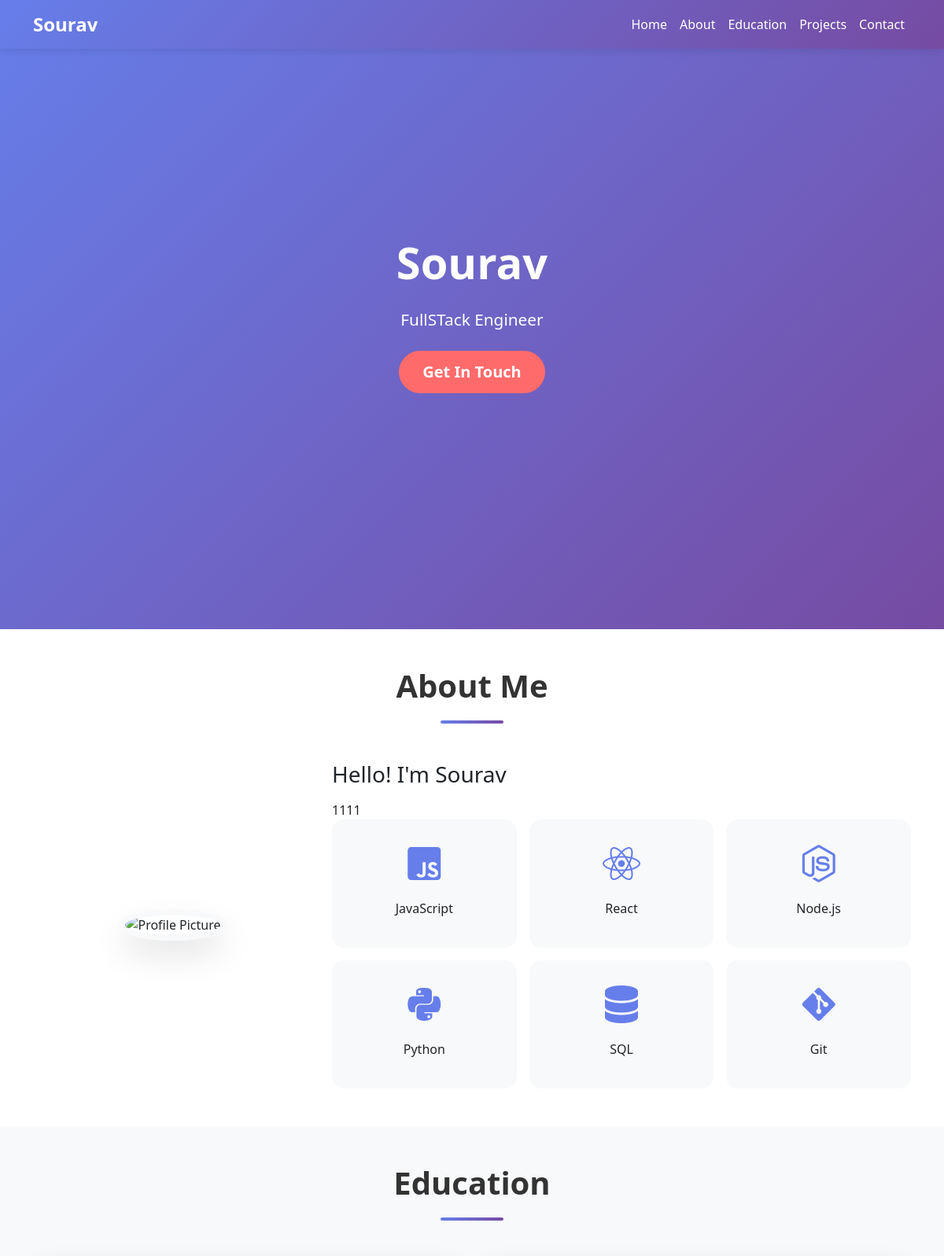
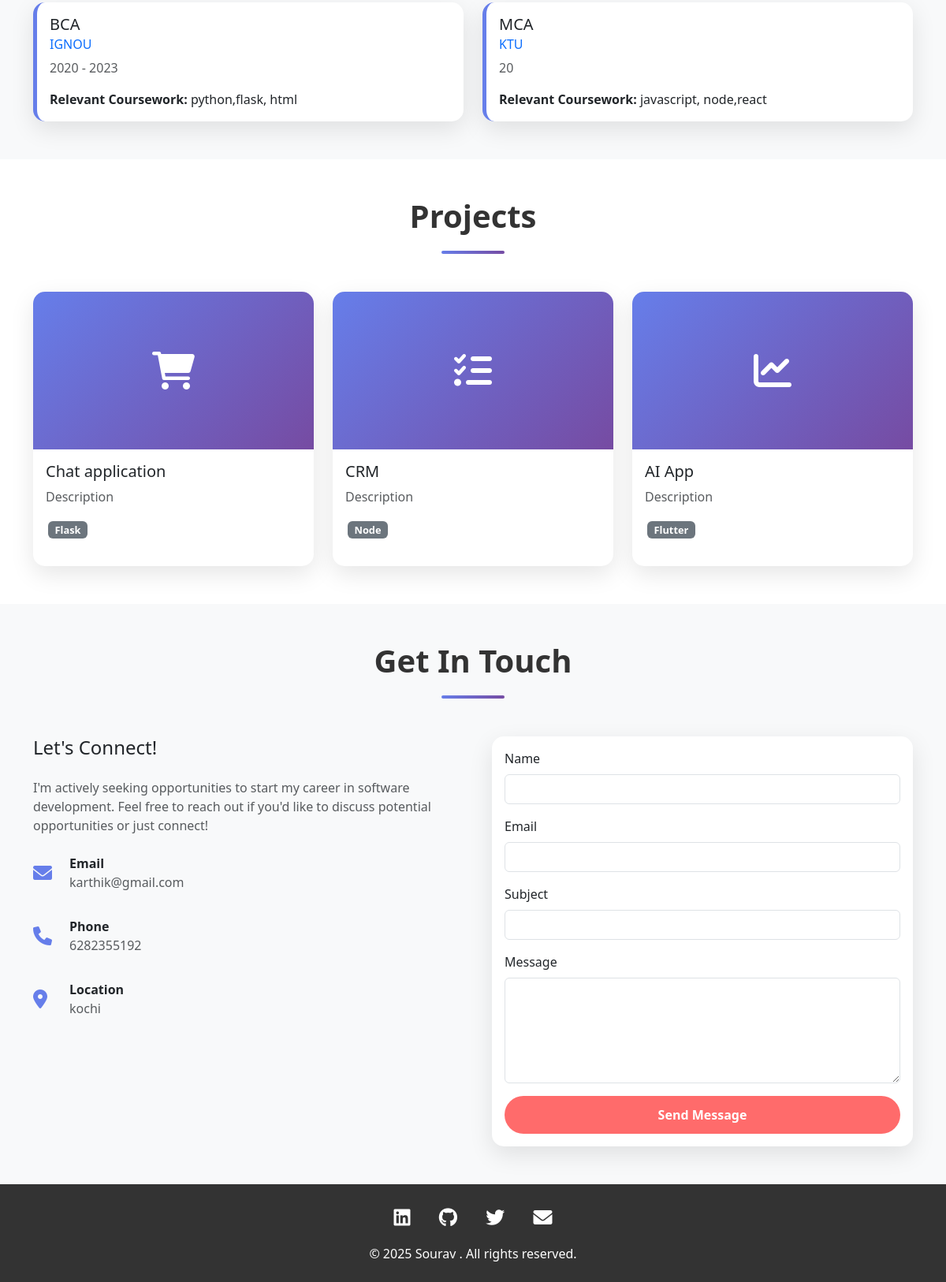
The app's page /view-portfolio/1 with its own data (2 pictures, top to bottom).
### app.py (models this page shows)
class UserDetails(db.Model):
    id = db.Column(db.Integer, primary_key=True)
    name = db.Column(db.String(100), nullable=False)
    title = db.Column(db.String(100), nullable=False)
    profile_picture = db.Column(db.String(255), nullable=False)
    program_name_1 = db.Column(db.String(100), nullable=False)
    program_1_university = db.Column(db.String(100), nullable=False)
    program1_year = db.Column(db.String(50), nullable=False)
    program1_skills = db.Column(db.Text, nullable=False)
    program_name_2 = db.Column(db.String(100), nullable=False)
    program_2_university = db.Column(db.String(100), nullable=False)
    program2_year = db.Column(db.String(50), nullable=False)
    program2_skills = db.Column(db.Text, nullable=False)
    project1_name = db.Column(db.String(100), nullable=False)
    project1_description = db.Column(db.Text, nullable=False)
    project1_skills = db.Column(db.Text, nullable=False)
    project2_name = db.Column(db.String(100), nullable=False)
    project2_description = db.Column(db.Text, nullable=False)
    project2_skills = db.Column(db.Text, nullable=False)
    project3_name = db.Column(db.String(100), nullable=False)
    project3_description = db.Column(db.Text, nullable=False)
    project3_skills = db.Column(db.Text, nullable=False)
    email = db.Column(db.String(100), nullable=False)
    location = db.Column(db.String(100), nullable=False)
    phone = db.Column(db.String(20), nullable=False)
    about_me = db.Column(db.Text, nullable=False)

### app.py (the view)
@app.route('/view-portfolio/<int:id>')
def index(id):
    user_data = UserDetails.query.get(id)
    user = {
            "name": user_data.name,
            "title": user_data.title,
            "profile_picture": user_data.profile_picture,
            "program_name_1": user_data.program_name_1,
            "program_1_university": user_data.program_1_university,
            "program1_year": user_data.program1_year,
            "program1_skills": user_data.program1_skills,
            "program_name_2": user_data.program_name_2,
            "program_2_university": user_data.program_2_university,
            "program2_year": user_data.program2_year,
            "program2_skills": user_data.program2_skills,
            "project1_name": user_data.project1_name,
            "project1_description": user_data.project1_description,
            "project1_skills": [skill.strip() for skill in user_data.project1_skills.split(",")],
            "project2_name": user_data.project2_name,
            "project2_description": user_data.project2_description,
            "project2_skills": [skill.strip() for skill in user_data.project2_skills.split(",")],
            "project3_name": user_data.project3_name,
            "project3_description": user_data.project3_description,
            "project3_skills": [skill.strip() for skill in user_data.project3_skills.split(",")],
            "email": user_data.email,
            "location": user_data.location,
            "phone": user_data.phone,
            "about_me": user_data.about_me
        }
    return render_template("portfolio.html",user=user)

### templates/portfolio.html (shortened to what this page needs)
<!DOCTYPE html>
<html lang="en">
<head>
    <link href="https://cdnjs.cloudflare.com/ajax/libs/bootstrap/5.3.0/css/bootstrap.min.css" rel="stylesheet">
    <link href="https://cdnjs.cloudflare.com/ajax/libs/font-awesome/6.0.0/css/all.min.css" rel="stylesheet">
    <link href="https://cdnjs.cloudflare.com/ajax/libs/aos/2.3.4/aos.css" rel="stylesheet">
</head>
<body>
    <nav class="navbar navbar-expand-lg navbar-dark fixed-top">
        <div class="container">
            <a class="navbar-brand" href="#home">{{user.name}}</a>
            <div class="collapse navbar-collapse" id="navbarNav">
                <ul class="navbar-nav ms-auto">
                    <li class="nav-item">
                        <a class="nav-link" href="#home">Home</a>
                    </li>
                    <li class="nav-item">
                        <a class="nav-link" href="#about">About</a>
                    </li>
                    <li class="nav-item">
                        <a class="nav-link" href="#education">Education</a>
                    </li>
                    <li class="nav-item">
                        <a class="nav-link" href="#projects">Projects</a>
                    </li>
                    <li class="nav-item">
                        <a class="nav-link" href="#contact">Contact</a>
                    </li>
                </ul>
            </div>
        </div>
    </nav>
    <section id="home" class="hero">
        <div class="container">
            <div class="row justify-content-center">
                <div class="col-lg-8" data-aos="fade-up">
                    <h1 class="display-3 mb-4">{{user.name}}</h1>
                    <p class="lead mb-4">{{user.title}}</p>
                    <a href="#contact" class="btn btn-custom btn-lg">Get In Touch</a>
                </div>
            </div>
        </div>
    </section>
    <section id="about" class="py-5">
        <div class="container">
            <h2 class="section-title" data-aos="fade-up">About Me</h2>
            <div class="row align-items-center">
                <div class="col-lg-4 text-center mb-4 mb-lg-0" data-aos="fade-right">
                    <img src="{{user.profile_picture}}"
                         alt="Profile Picture" class="profile-img">
                </div>
                <div class="col-lg-8" data-aos="fade-left">
                    <h3 class="mb-3">Hello! I'm {{user.name}}</h3>
                    {{user.about_me}}
                    <div class="row g-3">
                        <div class="col-md-4 col-sm-6">
                            <div class="skill-item">
                                <i class="fab fa-js-square"></i>
                                <h6 class="mt-2">JavaScript</h6>
                            </div>
                        </div>
                        <div class="col-md-4 col-sm-6">
                            <div class="skill-item">
                                <i class="fab fa-react"></i>
                                <h6 class="mt-2">React</h6>
                            </div>
                        </div>
                        <div class="col-md-4 col-sm-6">
                            <div class="skill-item">
                                <i class="fab fa-node-js"></i>
                                <h6 class="mt-2">Node.js</h6>
                            </div>
                        </div>
                        <div class="col-md-4 col-sm-6">
                            <div class="skill-item">
                                <i class="fab fa-python"></i>
                                <h6 class="mt-2">Python</h6>
                            </div>
                        </div>
                        <div class="col-md-4 col-sm-6">
                            <div class="skill-item">
                                <i class="fas fa-database"></i>
                                <h6 class="mt-2">SQL</h6>
                            </div>
                        </div>
                        <div class="col-md-4 col-sm-6">
                            <div class="skill-item">
                                <i class="fab fa-git-alt"></i>
                                <h6 class="mt-2">Git</h6>
                            </div>
                        </div>
                    </div>
                </div>
            </div>
        </div>
    </section>
    <section id="education" class="py-5 bg-light">
        <div class="container">
            <h2 class="section-title" data-aos="fade-up">Education</h2>
            <div class="row g-4">
                <div class="col-lg-6" data-aos="fade-up" data-aos-delay="100">
                    <div class="card education-card h-100">
                        <div class="card-body">
                            <h5 class="card-title">{{user.program_name_1}}</h5>
                            <h6 class="card-subtitle mb-2 text-primary">{{user.program_1_university}}</h6>
                            <p class="card-text text-muted mb-3">{{user.program1_year}}</p>
                            <p class="card-text">
                                <strong>Relevant Coursework:</strong> {{user.program1_skills}}
                            </p>
                        </div>
                    </div>
                </div>
                <div class="col-lg-6" data-aos="fade-up" data-aos-delay="200">
                    <div class="card education-card h-100">
                        <div class="card-body">
                            <h5 class="card-title">{{user.program_name_2}}</h5>
                            <h6 class="card-subtitle mb-2 text-primary">{{user.program_2_university}}</h6>
                            <p class="card-text text-muted mb-3">{{user.program2_year}}</p>
                            <p class="card-text">
                                <strong>Relevant Coursework:</strong> {{user.program2_skills}}
                            </p>
                        </div>
                    </div>
                </div>
            </div>
        </div>
    </section>
    <section id="projects" class="py-5">
        <div class="container">
            <h2 class="section-title" data-aos="fade-up">Projects</h2>
            <div class="row g-4">
                <div class="col-lg-4 col-md-6" data-aos="fade-up" data-aos-delay="100">
                    <div class="card">
                        <div class="project-img">
                            <i class="fas fa-shopping-cart"></i>
                        </div>
                        <div class="card-body">
                            <h5 class="card-title">{{user.project1_name}}</h5>
                            <p class="card-text text-muted">
                                {{user.project1_description}}
                            </p>
                            <div class="mb-3">
                                {% for skills in user.project1_skills %}
                                <span class="badge bg-secondary tech-badge">{{skills}}</span>
                                {% endfor %}
                            </div>
                        </div>
                    </div>
                </div>
                <div class="col-lg-4 col-md-6" data-aos="fade-up" data-aos-delay="200">
                    <div class="card">
                        <div class="project-img">
                            <i class="fas fa-tasks"></i>
                        </div>
                        <div class="card-body">
                            <h5 class="card-title">{{user.project2_name}}</h5>
                            <p class="card-text text-muted">
                                {{user.project2_description}}
                            </p>
                            <div class="mb-3">
                                {% for skills in user.project2_skills %}
                                <span class="badge bg-secondary tech-badge">{{skills}}</span>
                                {% endfor %}
                            </div>
                        </div>
                    </div>
                </div>
                <div class="col-lg-4 col-md-6" data-aos="fade-up" data-aos-delay="300">
                    <div class="card">
                        <div class="project-img">
                            <i class="fas fa-chart-line"></i>
                        </div>
                        <div class="card-body">
                            <h5 class="card-title">{{user.project3_name}}</h5>
                            <p class="card-text text-muted">
                                {{user.project3_description}}
                            </p>
                            <div class="mb-3">
                                {% for skills in user.project3_skills %}
                                <span class="badge bg-secondary tech-badge">{{skills}}</span>
                                {% endfor %}
                            </div>
                        </div>
                    </div>
                </div>
            </div>
        </div>
    </section>
    <section id="contact" class="py-5 contact-section">
        <div class="container">
            <h2 class="section-title" data-aos="fade-up">Get In Touch</h2>
            <div class="row g-5">
                <div class="col-lg-6" data-aos="fade-right">
                    <h4 class="mb-4">Let's Connect!</h4>
                    <p class="text-muted mb-4">
                        I'm actively seeking opportunities to start my career in software development.
                        Feel free to reach out if you'd like to discuss potential opportunities or just connect!
                    </p>
                    <div class="contact-item">
                        <i class="fas fa-envelope"></i>
                        <div>
                            <strong>Email</strong><br>
                            <span class="text-muted">{{user.email}}</span>
                        </div>
                    </div>
                    <div class="contact-item">
                        <i class="fas fa-phone"></i>
                        <div>
                            <strong>Phone</strong><br>
                            <span class="text-muted">{{user.phone}}</span>
                        </div>
                    </div>
                    <div class="contact-item">
                        <i class="fas fa-map-marker-alt"></i>
                        <div>
                            <strong>Location</strong><br>
                            <span class="text-muted">{{user.location}}</span>
                        </div>
                    </div>
                </div>
                <div class="col-lg-6" data-aos="fade-left">
                    <div class="card">
                        <div class="card-body">
                            <form  method="post" action="{{ url_for('submit_from')}}">
                                <div class="mb-3">
                                    <label for="name" class="form-label">Name</label>
                                    <input type="text" class="form-control" name = "name" required>
                                </div>
                                <div class="mb-3">
                                    <label for="email" class="form-label">Email</label>
                                    <input type="email" class="form-control" name="email"  required>
                                </div>
                                <div class="mb-3">
                                    <label for="subject" class="form-label">Subject</label>
                                    <input type="text" class="form-control" name = "subject" required>
                                </div>
                                <div class="mb-3">
                                    <label for="message" class="form-label">Message</label>
                                    <textarea class="form-control"rows="5" name= "message" required></textarea>
                                </div>
                                <button type="submit" class="btn btn-custom w-100">Send Message</button>
                            </form>
                        </div>
                    </div>
                </div>
            </div>
        </div>
    </section>
    <footer class="footer py-4">
        <div class="container text-center">
            <div class="social-links mb-3">
                <a href="#"><i class="fab fa-linkedin"></i></a>
                <a href="#"><i class="fab fa-github"></i></a>
                <a href="#"><i class="fab fa-twitter"></i></a>
                <a href="#"><i class="fas fa-envelope"></i></a>
            </div>
            <p class="mb-0">&copy; 2025 {{user.name}}. All rights reserved.</p>
        </div>
    </footer>
</body>
</html>

### records on screen
UserDetails: name "Sourav", title "FullSTack Engineer", about_me "1111", program_name_1 "BCA", program_1_university "IGNOU", program1_year "2020 - 2023", program1_skills "python,flask, html", program_name_2 "MCA", program_2_university "KTU", program2_year "20", program2_skills "javascript, node,react", project1_name "Chat application", project1_description "Description", project2_name "CRM", project2_description "Description", project2_skills "Node", project3_name "AI App", project3_description "Description", project3_skills "Flutter", email "karthik@gmail.com", phone "6282355192", location "kochi"

### other values on screen
{{ skills }} "Flask"
